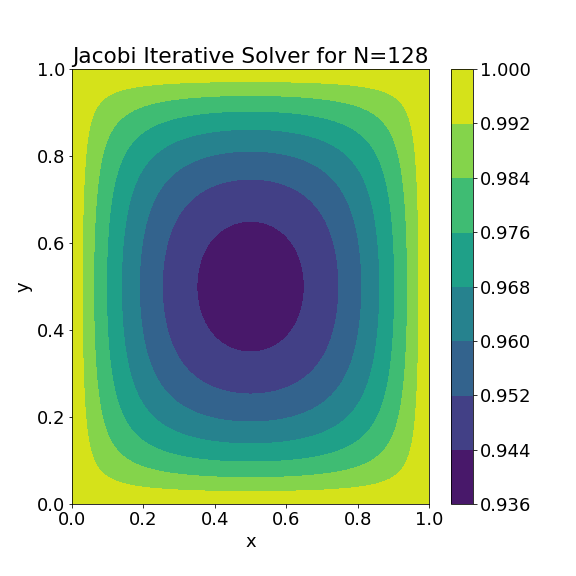

This chart was generated by the following Python code:
import numpy as np
import matplotlib
from matplotlib  import pyplot as plt
import time
from numba import njit
matplotlib.rcParams.update({'font.size': 18})

n = 128
h = 1./n
eps = 1e-15
itermax = 20000
bc = 'dirichlet'

uold = np.ones([n+1,n+1])
unew = np.zeros([n+1,n+1])
omega = 2/3
convj = np.zeros(itermax)

iter = 0
norm = 1
frac = h**2
start = time.time()

while (iter < itermax and norm > eps):
    
    unew[1:-1,1:-1] = uold[1:-1,1:-1] + 0.25 * omega * \
    (uold[2:,1:-1]+uold[:-2,1:-1]+uold[1:-1,2:]+uold[1:-1,:-2]-4.0*uold[1:-1,1:-1] 
     - frac * np.power(uold[1:-1,1:-1],4))
            
    if(bc=='dirichlet'):
        unew[0] = 1.0 
        unew[-1] = 1.0
        unew[:,0] = 1.0 
        unew[:,-1] = 1.0
    if(bc=='neumann'):
        unew[0,1:-1] = unew[1,1:-1]
        unew[-1,1:-1] = unew[-2,1:-1]
        unew[1:-1,0] = unew[1:-1,1]
        unew[1:-1,-1] = unew[1:-1,-2]
    if(bc=='periodic'):
        unew[0,1:-1] = unew[-2,1:-1]
        unew[-1,1:-1] = unew[1,1:-1]
        unew[1:-1,0] = unew[1:-1,-2]
        unew[1:-1,-1] = unew[1:-1,1]

    norm = np.max(abs(unew - uold))

    convj[iter] = norm
    
    uold[:,:] = unew[:,:]
    
    iter = iter + 1
    if((iter % 1000)==0):
        print(iter,norm)

print(iter,norm)
end = time.time()
print("time elapsed=",end-start)

x = np.linspace(0, 1.0, n+1)
plt.figure(figsize=(8,8))
Cont = plt.contourf(x,x,unew)
Cbar = plt.colorbar(Cont)
plt.xlabel('x')
plt.ylabel('y')
plt.title('Jacobi Iterative Solver for N='+str(n))
plt.savefig('p1_b_'+str(n)+'.png')
